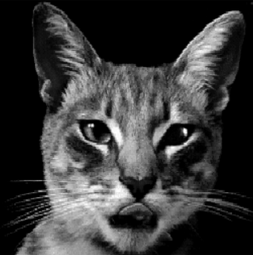
//> input picture Fundamentos_y_Sistemas_Intrligentes_en_Vision/i72cascm_P5/image.png, 253 x 255 px
$ ./P5 image.png 1   (built with g++ and OpenCV 4)
//> lines starting //> are read from the running program, lines starting //| are printed output that depends on the picture
/***********************************
 * Autor: Manuel Casas Castro (i72cascm@uco.es)
 * Universidad de Córdoba (Spain)
 *
 * P5
 *
 * ******************************************/

#include <opencv2/core/core.hpp>
#include <opencv2/highgui/highgui.hpp>
#include <opencv2/core/utility.hpp>
#include <opencv2/imgproc/imgproc.hpp>
#include <stdlib.h>
#include <math.h>
#include <iostream>
using namespace std;
using namespace cv;


//this function take the radius of the kernel image and go across the matrix of the original image applying the high boost filter.
//PROBLEM: This function can not calculate the value for the pixel at the edges

void applyKernel(Mat &in, Mat &out, Mat &Kernel){

    float value;


    int radius=(Kernel.cols/2);
    //cout<<radius;


    for(int i=radius; i<in.rows-radius;i++){
        for(int j=radius;j<in.cols-radius;j++){

            value=0;


            for(int x=0; x<Kernel.rows;x++){
                for(int y=0; y<Kernel.cols;y++){
                    value += in.at<float> (i+x-radius,j+y-radius)*Kernel.at<float>(x,y);
                }
            }
            out.at<float>(i,j)=value;
        }
    }

}


int main(int argc, char **argv){


    //Arguments control
    if(argc!=3){cerr<<"Usage:image && high boost filter value"<<endl;return 0;}

    try{

        //high boost filter value inicialization
        float c = stof(argv[2]);
        cout<<"c"<<c<<endl;

        //image inicialization
        Mat first = imread(argv[1], IMREAD_GRAYSCALE);
//> first is the input picture: 255 rows x 253 cols, CV_8UC1; min 0, max 255, mean 56.7


        if(first.rows==0){
            cout<<"This is not a valid image."<<endl;
            return 0;
        }

        Mat in;
        first.convertTo(in,CV_32FC1);

        //result inicialization
        Mat out = in.clone();


        //Matrix with the values of the high boost filter
        float highBoostArray[3][3] = {
            {-c,-c,-c},
            {-c,(8*c+1),-c},
            {-c,-c,-c},
        };

        //Blur img (low frequency)
        Mat lowF = in.clone();

        //Kernel img inicialization (1/3*3 in each pixel)
        Mat Kernel(3,3, CV_32FC1);
        Kernel=Mat::ones(3,3,CV_32FC1)/(float)(3*3);

        Mat kernelHighBoost = cv::Mat(3 ,3 ,CV_32FC1 , highBoostArray);
        //kernelHighBoost=Mat::ones(3,3,CV_32FC1)/(float)(9);

        //function to apply the high boost filter
        applyKernel(in, lowF, Kernel);
//> the loop in applyKernel, `for(int i=radius; i<in.rows-radius;i++)` made 253 passes
//> value on passes 1 to 3: 8.44, 17.78, 21.67
//> after the loop in applyKernel, `for(int i=radius; i<in.rows-radius;i++)`: value = 0.667

        Mat highF = in.clone();
        highF = in - lowF;
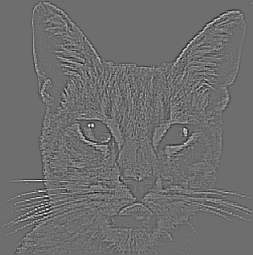
//> highF: 255 rows x 253 cols, CV_32FC1; min -50.33, max 66, mean 0; drawn with min black and max white
        Mat highFout = in.clone();

        applyKernel(highF, highFout ,kernelHighBoost );
//> the loop in applyKernel (call 2), `for(int i=radius; i<in.rows-radius;i++)` made 253 passes
//> value on passes 1 to 3: -57.22, 62.56, 144.4

        Mat result = in.clone();
        result = in + highFout;
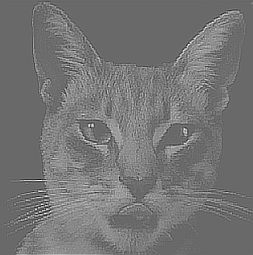
//> result: 255 rows x 253 cols, CV_32FC1; min -504.7, max 718.9, mean 57; drawn with min black and max white
        Mat normalized = result.clone();
        normalize(result,normalized,100,NORM_MINMAX);

        //show result images
        imshow("Original", first);
        imshow("After High Boost filter",normalized);


        char a;
        while(a!=27)  //waits until ESC pressed
	    a=cv::waitKey(0);

    }catch(std::exception &ex){
    cout<<ex.what()<<endl;
    }

}
